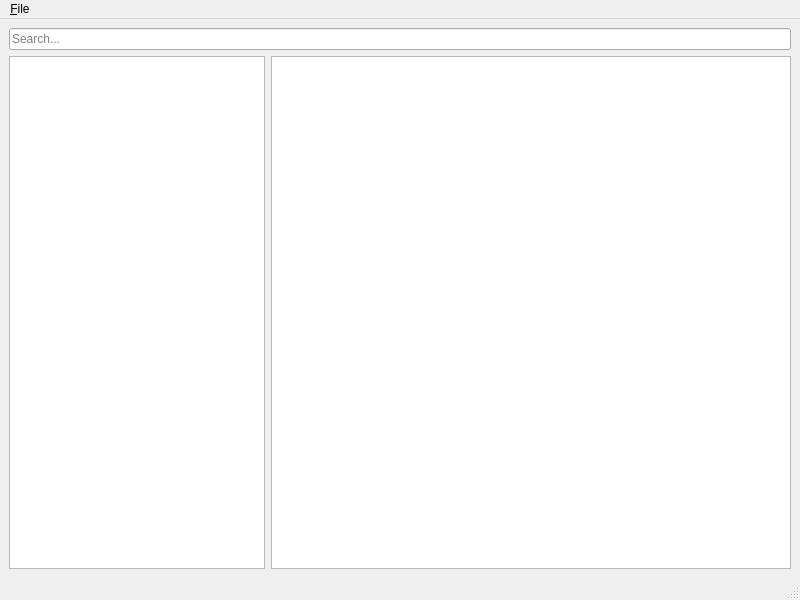
<?xml version="1.0" encoding="UTF-8"?>
<ui version="4.0">
 <class>MainWindow</class>
 <widget class="QMainWindow" name="MainWindow">
  <property name="geometry">
   <rect>
    <x>0</x>
    <y>0</y>
    <width>800</width>
    <height>600</height>
   </rect>
  </property>
  <property name="sizePolicy">
   <sizepolicy hsizetype="Preferred" vsizetype="Expanding">
    <horstretch>0</horstretch>
    <verstretch>0</verstretch>
   </sizepolicy>
  </property>
  <property name="windowTitle">
   <string>Dictionary</string>
  </property>
  <widget class="QWidget" name="centralwidget">
   <layout class="QVBoxLayout" name="verticalLayout">
    <item>
     <widget class="QLineEdit" name="searchLine">
      <property name="placeholderText">
       <string>Search...</string>
      </property>
      <property name="clearButtonEnabled">
       <bool>true</bool>
      </property>
     </widget>
    </item>
    <item>
     <layout class="QHBoxLayout" name="horizontalLayout">
      <item>
       <widget class="QListWidget" name="wordList">
        <property name="sizePolicy">
         <sizepolicy hsizetype="Preferred" vsizetype="Expanding">
          <horstretch>0</horstretch>
          <verstretch>0</verstretch>
         </sizepolicy>
        </property>
       </widget>
      </item>
      <item>
       <widget class="QPlainTextEdit" name="translationArea"/>
      </item>
     </layout>
    </item>
   </layout>
  </widget>
  <widget class="QMenuBar" name="menubar">
   <property name="geometry">
    <rect>
     <x>0</x>
     <y>0</y>
     <width>800</width>
     <height>21</height>
    </rect>
   </property>
   <widget class="QMenu" name="menu_File">
    <property name="title">
     <string>&amp;File</string>
    </property>
    <addaction name="actionOpen"/>
    <addaction name="actionQuit"/>
   </widget>
   <addaction name="menu_File"/>
  </widget>
  <widget class="QStatusBar" name="statusbar"/>
  <action name="actionQuit">
   <property name="text">
    <string>Quit</string>
   </property>
   <property name="shortcut">
    <string>Ctrl+Q</string>
   </property>
   <property name="menuRole">
    <enum>QAction::QuitRole</enum>
   </property>
   <property name="priority">
    <enum>QAction::LowPriority</enum>
   </property>
  </action>
  <action name="Open">
   <property name="checkable">
    <bool>true</bool>
   </property>
   <property name="text">
    <string>Open</string>
   </property>
   <property name="shortcut">
    <string>Ctrl+P</string>
   </property>
  </action>
  <action name="actionOpen">
   <property name="text">
    <string>Open</string>
   </property>
   <property name="shortcut">
    <string>Ctrl+O</string>
   </property>
  </action>
 </widget>
 <resources/>
 <connections>
  <connection>
   <sender>actionQuit</sender>
   <signal>triggered()</signal>
   <receiver>MainWindow</receiver>
   <slot>close()</slot>
   <hints>
    <hint type="sourcelabel">
     <x>-1</x>
     <y>-1</y>
    </hint>
    <hint type="destinationlabel">
     <x>399</x>
     <y>299</y>
    </hint>
   </hints>
  </connection>
  <connection>
   <sender>actionOpen</sender>
   <signal>triggered()</signal>
   <receiver>MainWindow</receiver>
   <slot>slotFileDialog()</slot>
   <hints>
    <hint type="sourcelabel">
     <x>-1</x>
     <y>-1</y>
    </hint>
    <hint type="destinationlabel">
     <x>399</x>
     <y>299</y>
    </hint>
   </hints>
  </connection>
 </connections>
 <slots>
  <slot>slotFileDialog()</slot>
 </slots>
</ui>
